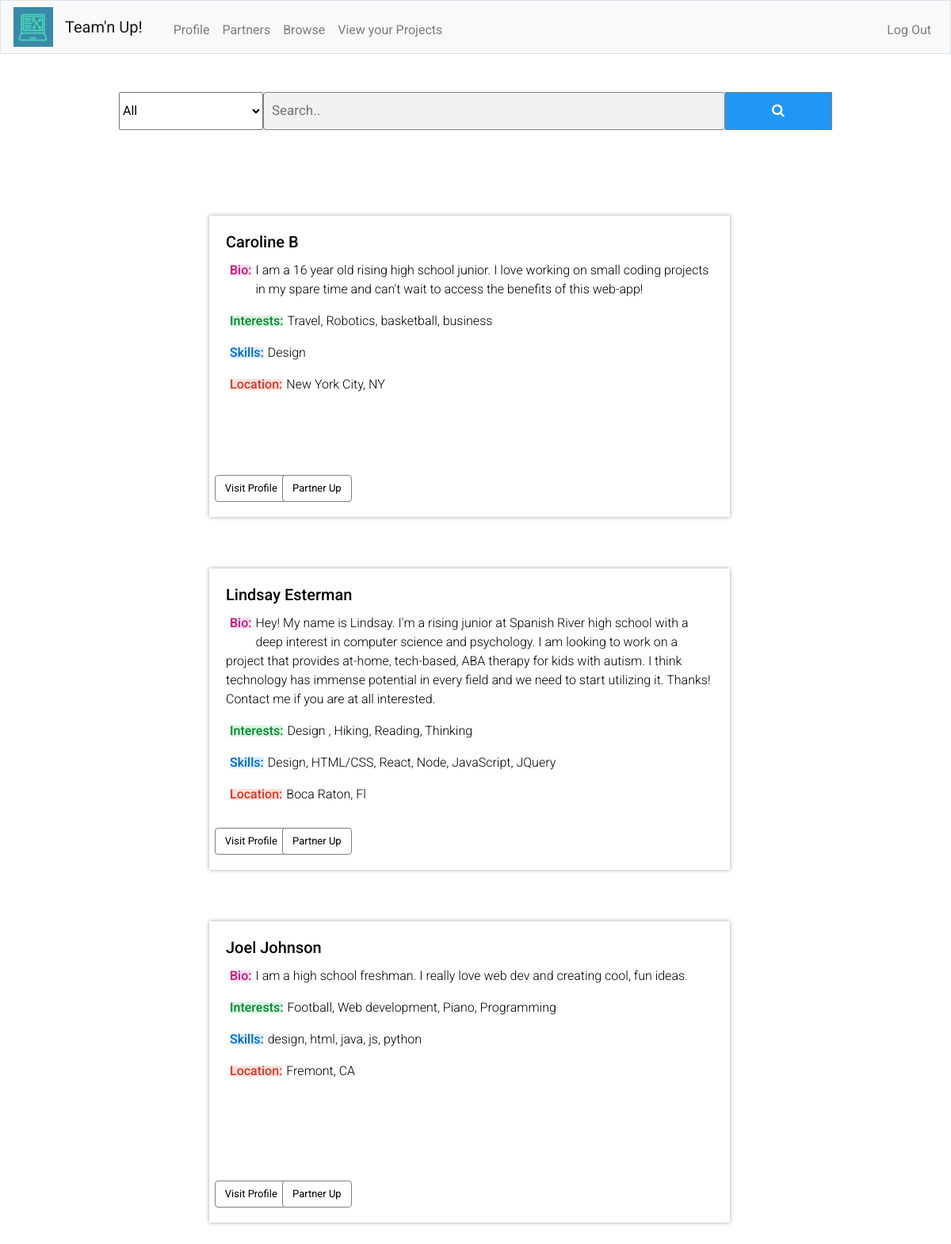
/browse (signed in), run on the app's committed database.
### tables this page shows
CREATE TABLE profile
(
    id INTEGER,
    username TEXT,
    name TEXT,
    bio TEXT,
    interests TEXT,
    skills TEXT,
    location TEXT,
    phone TEXT,
    email TEXT,
    info TEXT
);

### app.py (the view)
@app.route("/browse", methods=["POST","GET"])
def browse():
    if request.method == "POST":
        category = request.form.get("category")
        searchVal = request.form.get("search2")
        words = ["i", "me", "my", "myself", "we", "our", "ours", "ourselves", "you", "your", "yours",
        "yourself", "yourselves", "he", "him", "his", "himself", "she", "her", "hers", "herself", "it",
        "its", "itself", "they", "them", "their", "theirs", "themselves", "what", "which", "who", "whom",
        "this", "that", "these", "those", "am", "is", "are", "was", "were", "be", "been", "being", "have",
        "has", "had", "having", "do", "does", "did", "doing", "a", "an", "the", "and", "but", "if", "or",
        "because", "as", "until", "while", "of", "at", "by", "for", "with", "about", "against", "between",
        "into", "through", "during", "before", "after", "above", "below", "to", "from", "up", "down", "in",
        "out", "on", "off", "over", "under", "again", "further", "then", "once", "here", "there", "when",
        "where", "why", "how", "all", "any", "both", "each", "few", "more", "most", "other", "some", "such",
        "no", "nor", "not", "only", "own", "same", "so", "than", "too", "very", "s", "t", "can", "will",
        "just", "don", "should", "now"]
        if not searchVal:
            if category == "all":
                rows = db.execute("SELECT * FROM profile WHERE id NOT IN (:user_id)",user_id=session["user_id"])
                return render_template("browse.html", rows=rows)
            else:
                rows = db.execute(
                    "SELECT * FROM profile WHERE skills LIKE ('%' || :category || '%') AND NOT id=:user", category=category,user=session["user_id"])
                print(rows)
                return render_template("browse.html", rows=rows)
        else:
            searchArr = searchVal.split(" ")
            searchArrCopy = searchArr
            for word in words:
                if word in searchArr:
                    searchArrCopy.remove(word)
            searchArr = searchArrCopy
            if category == "all":
                for val in searchArr:
                    rows = []
                    rowsTemp = db.execute(
                    "SELECT * FROM profile WHERE id NOT IN (:user_id) AND (username LIKE ('%' || :search || '%') OR bio LIKE ('%' || :search || '%') OR skills LIKE ('%' || :search || '%') OR interests LIKE ('%' || :search || '%') OR location LIKE ('%' || :search || '%'))", search=val,user_id=session["user_id"])
                    for row in rowsTemp:
                        if row not in rows:
                            rows.append(row)
                return render_template("browse.html", rows=rows)
            else:
                for val in searchArr:
                    rows=[]
                    rowsTemp = db.execute(
                    "SELECT * FROM profile WHERE id NOT IN (:user_id) AND (username LIKE ('%' || :search || '%') OR bio LIKE ('%' || :search || '%') OR skills LIKE ('%' || :search || '%') OR interests LIKE ('%' || :search || '%') OR location LIKE ('%' || :search || '%'))", search=val,user_id=session["user_id"])
                    for row in rowsTemp:
                        if row not in rows and category in row["skills"]:
                            rows.append(row)
                return render_template("browse.html", rows = rows)
    else:
        rows = db.execute("SELECT * FROM profile WHERE id NOT IN (:user_id)",user_id=session["user_id"])
        return render_template("browse.html",rows=rows)

### app.py (called while the page is built)
@app.after_request
def after_request(response):
    response.headers["Cache-Control"] = "no-cache, no-store, must-revalidate"
    response.headers["Expires"] = 0
    response.headers["Pragma"] = "no-cache"
    return response

### templates/browse.html (shortened to what this page needs)
{% extends "layout.html" %}
{% block body %}
<link rel="stylesheet" href="https://cdnjs.cloudflare.com/ajax/libs/font-awesome/4.7.0/css/font-awesome.min.css">
<br>
<br>
<form class="ex" action="/browse" method="post" style="margin:auto;max-width:900px">
    <div id="searchBar">
        <select id="category" name="category">
            <option value="all">All</option>
        </select>
        <input type="text" placeholder="Search.." name="search2" class="search">
        <button type="submit"><i class="fa fa-search"></i></button>
    </div>
</form>
<br>
<br>
<div class="row">
    {% for row in rows %}
    <div class="browse-profiles" action="/profile" method="post">
        <div class=" mb-4 back">
            <div class="card-body">
                <h5 class="card-title">{{ row["name"] }}</h5>
                <h6 class="card-text des pink">Bio:</h6><p> {{ row["bio"] }}</p>
                <h6 class="card-text des green">Interests:</h6><p> {{ row["interests"] }}</p>
                    <h6 class="card-text des blue">Skills:</h6><p> {{ row["skills"] }}</p>
                    <h6 class="card-text des red">Location:</h6><p> {{ row["location"] }}</p>
                    <form action="/profile" method="post">
                        <input class="first btn btn-primary" type="submit" name="button" value="Visit Profile">
                    </form>
                    <form action="/partners" method="post">
                        <input class="second btn btn-primary" type="submit" name="button" value="Partner Up">
                    </form>
                </div>
            </div>
        </div>
        {% endfor %}
    </div>
    {% endblock %}

### templates/layout.html (shortened to what this page needs)
<!DOCTYPE html>
<html lang="en">
    <head>
        <link href="https://maxcdn.bootstrapcdn.com/bootstrap/4.1.3/css/bootstrap.min.css" rel="stylesheet">
        <link href="/static/layout.css" rel="stylesheet">
    </head>
    <body>
        <nav class="navbar navbar-expand-md navbar-light bg-light border"   >
            <a href="/index"><img src = '/static/logo.png' class="logo" href ="/templates/index.html"></img></a>
            <a class="navbar-brand" href="/"><span class="col">Team'n Up!</span></a>
            <div class="collapse navbar-collapse" id="navbar">
                {% if session.user_id %}
                <ul class="navbar-nav mr-auto mt-2">
                    <li class="nav-item"><a class="nav-link" href="/profile">Profile</a></li>
                    <li class="nav-item"><a class="nav-link" href="/partners">Partners</a></li>
                    <li class="nav-item"><a class="nav-link" href="/browse">Browse</a></li>
                    <li class="nav-item"><a class="nav-link" href="/view">View your Projects</a></li>
                </ul>
                <ul class="navbar-nav ml-auto mt-2">
                    <li class="nav-item"><a class="nav-link" href="/logout">Log Out</a></li>
                </ul>
                {% else %}
                <ul class="navbar-nav ml-auto mt-2">
                    <li class="nav-item"><a class="nav-link" href="/login">Log in</a></li>
                    <li class="nav-item"><a class="nav-link" href="/register">Register</a></li>
                </ul>
                {% endif %}
            </div>
        </nav>
        {% block body %}{% endblock %}
    </body>
</html>

### static/layout.css (style rules this page uses)
* { font-family: 'Roboto', sans-serif; }
.logo { width:50px; height:50px; }
.red { color: rgb(214, 54, 43); background-color: rgb(254, 226, 219) }
.pink { color: rgb(204, 20, 123); background-color: rgb(255, 226, 242); }
.green { color: rgb(0, 138, 45); background-color: rgb(219, 242, 226); }
.blue { color: rgb(0, 106, 212); background-color: rgb(219, 238, 255); }

### templates/browse.html (style rules this page uses)
.row { margin-right: 0px; padding: 60px; }
.browse-profiles { display: block; margin: 0 auto; width: 60%; height:380px; margin-bottom:65px; border: 1px solid white; cursor: pointer; color:black; position:relative; -webkit-box-shadow: 0px 0px 5px 0px rgba(160,160,160,1); -moz-box-shadow: 0px 0px 5px 0px rgba(160,160,160,1); box-shadow: 0px 0px 5px 0px rgba(160,160,160,1); }
input.btn { margin:10px; display: inline-block; font-size:13px; position:absolute; top:97%; transform: translate(-50px, -50px); background-color: white; border: 1px solid gray; color:black; }
.first { float:left; left:7%; }
.second { left:20%; }
form.ex input[type=text] { margin: 0px; padding: 10px; font-size: 17px; border: 1px solid grey; float: left; background: #f1f1f1; display: block; }
form.ex button { float: right; width: 200px; padding: 10px; background: #2196F3; color: white; font-size: 17px; border: 1px solid grey; border-left: none; cursor: pointer; }
form.ex::after { content: ""; clear: both; display: table; }
input[type=text], input[type=password],textarea { width: 100%; padding: 12px 20px; margin: 8px 0; display: inline-block; border: 1px solid #ccc; border-radius: 4px; box-sizing: border-box; }
h6 { display: inline; float:left; margin:5px; line-height: .9; }
p { font-weight:300; }
#searchBar { display: flex; }

### data on the page
profile: name "Caroline B", bio "I am a 16 year old rising high school junior. I love working on small coding projects in my spare time and can't wait to access the benefits of this web-app!", interests "Travel, Robotics, basketball, business", skills "Design", location "New York City, NY"
profile: name "Lindsay Esterman", bio "Hey! My name is Lindsay. I'm a rising junior at Spanish River high school with a deep interest in computer science and psychology. I am looking to work on a project that provides at-home, tech-based, ABA therapy for kids with autism. I think technology has immense potential in every field and we need to start utilizing it. Thanks! Contact me if you are at all interested.", interests "Design , Hiking, Reading, Thinking", skills "Design, HTML/CSS, React, Node, JavaScript, JQuery", location "Boca Raton, Fl"
profile: name "Joel Johnson", bio "I am a high school freshman. I really love web dev and creating cool, fun ideas.", interests "Football, Web development, Piano, Programming", skills "design, html, java, js, python", location "Fremont, CA"
